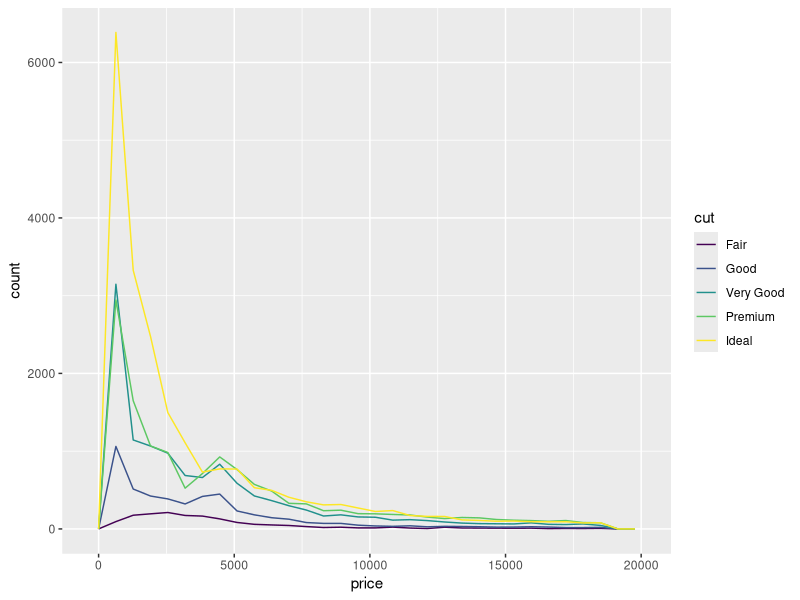
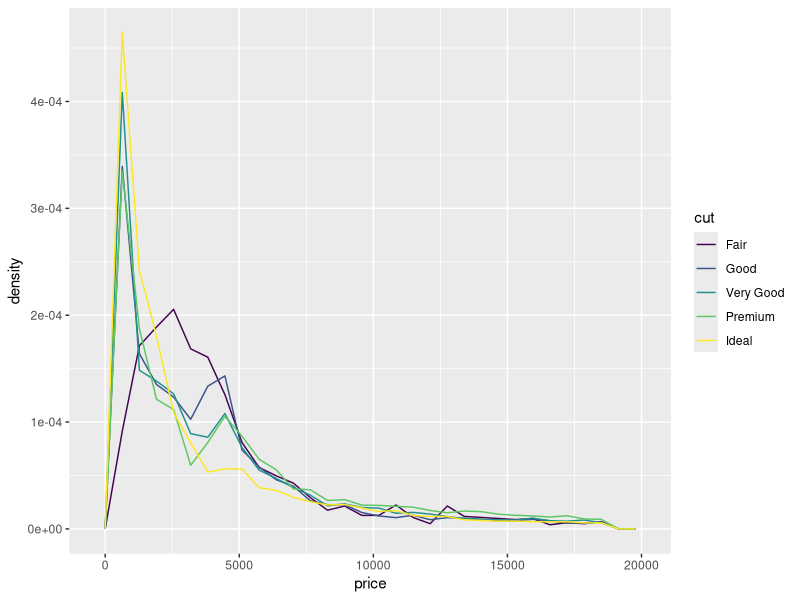
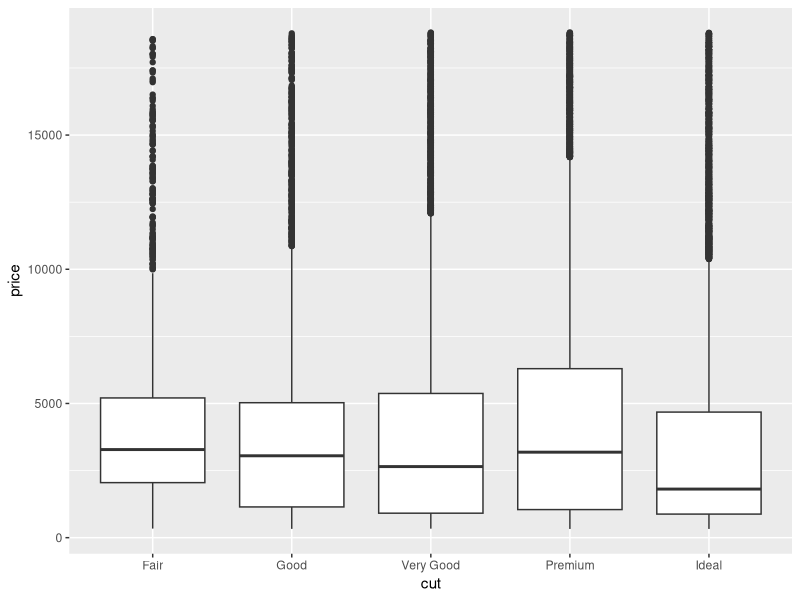
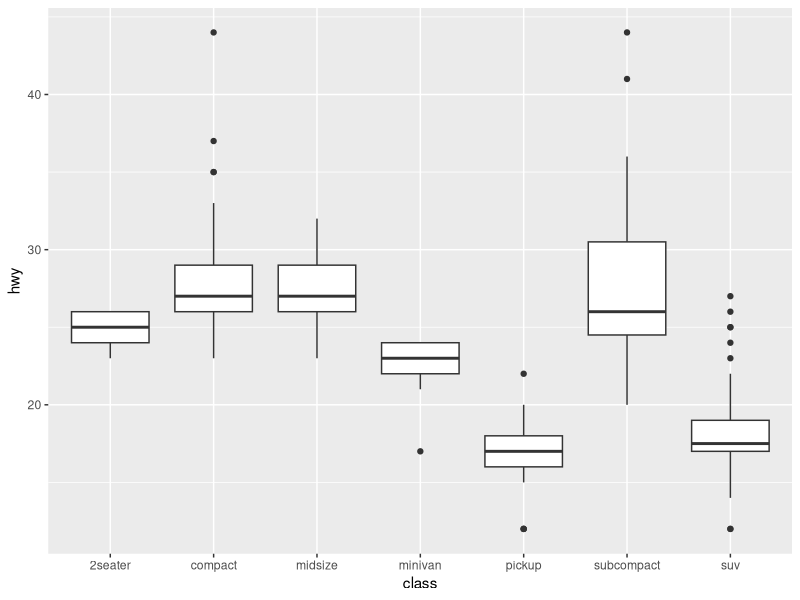
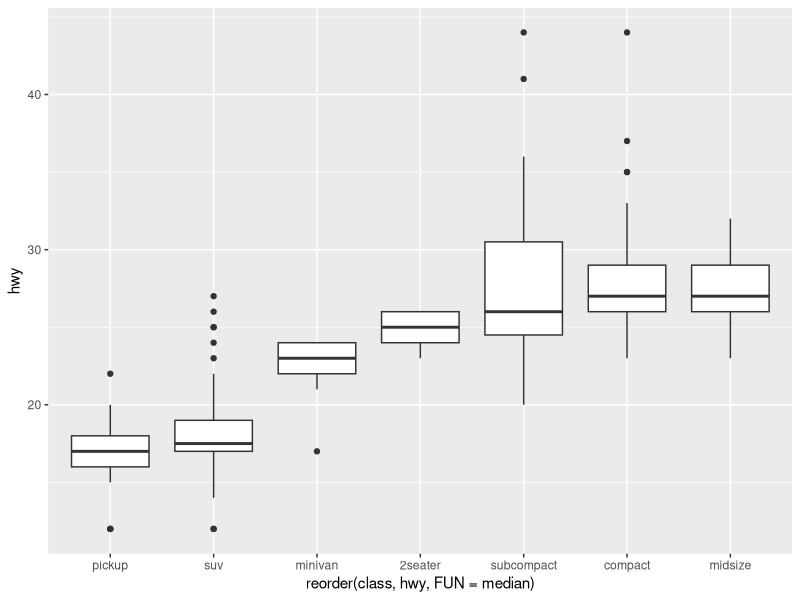
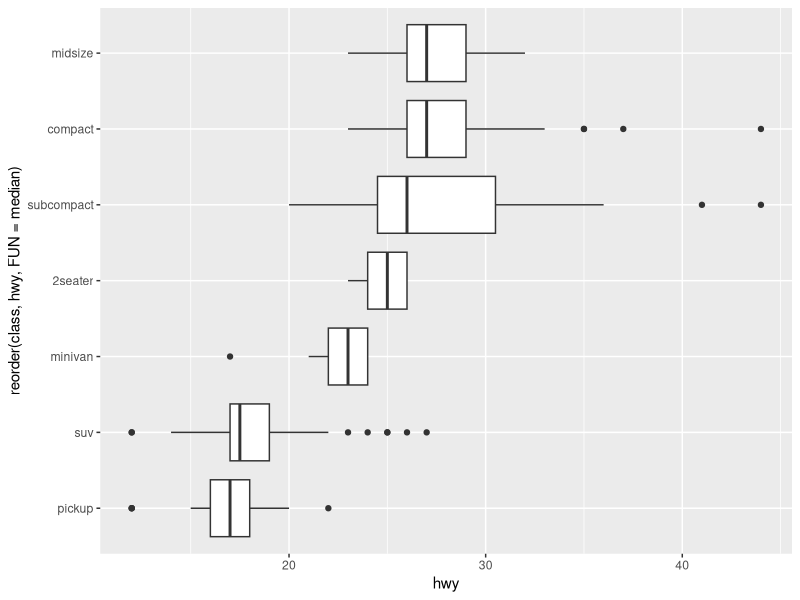

Recreate these plots in R, in order.
## ---- chunk 1
knitr::opts_chunk$set(
  collapse = TRUE,
  comment = "#>"
)
## ---- chunk 2
library(tidyverse)
## ---- chunk 3
diamonds %>% 
  select(cut, price)
## ---- chunk 4
ggplot(diamonds) + 
  geom_freqpoly(aes(x = price, colour = cut))
## ---- chunk 5
ggplot(diamonds) + 
  geom_freqpoly(aes(x = price, y = ..density.., colour = cut))
## ---- chunk 6
ggplot(diamonds, aes(x = cut, y = price)) +
  geom_boxplot()
## ---- chunk 7
diamonds %>% 
  distinct(cut) %>% 
  pull()
## ---- chunk 8
mpg %>% 
  distinct(class) %>% 
  pull()
## ---- chunk 9
class_hwy <- aes(
  x = class,
  y = hwy
)
class_hwy
## ---- chunk 10
ggplot(mpg) +
  geom_boxplot(class_hwy)
## ---- chunk 11
class_reordered_by_median_hwy <- aes(
  x = reorder(class, hwy, FUN = median),
  y = hwy
)
class_reordered_by_median_hwy
## ---- chunk 12
p <- ggplot(mpg) +
  geom_boxplot(class_reordered_by_median_hwy)
p
## ---- chunk 13
p + coord_flip()
